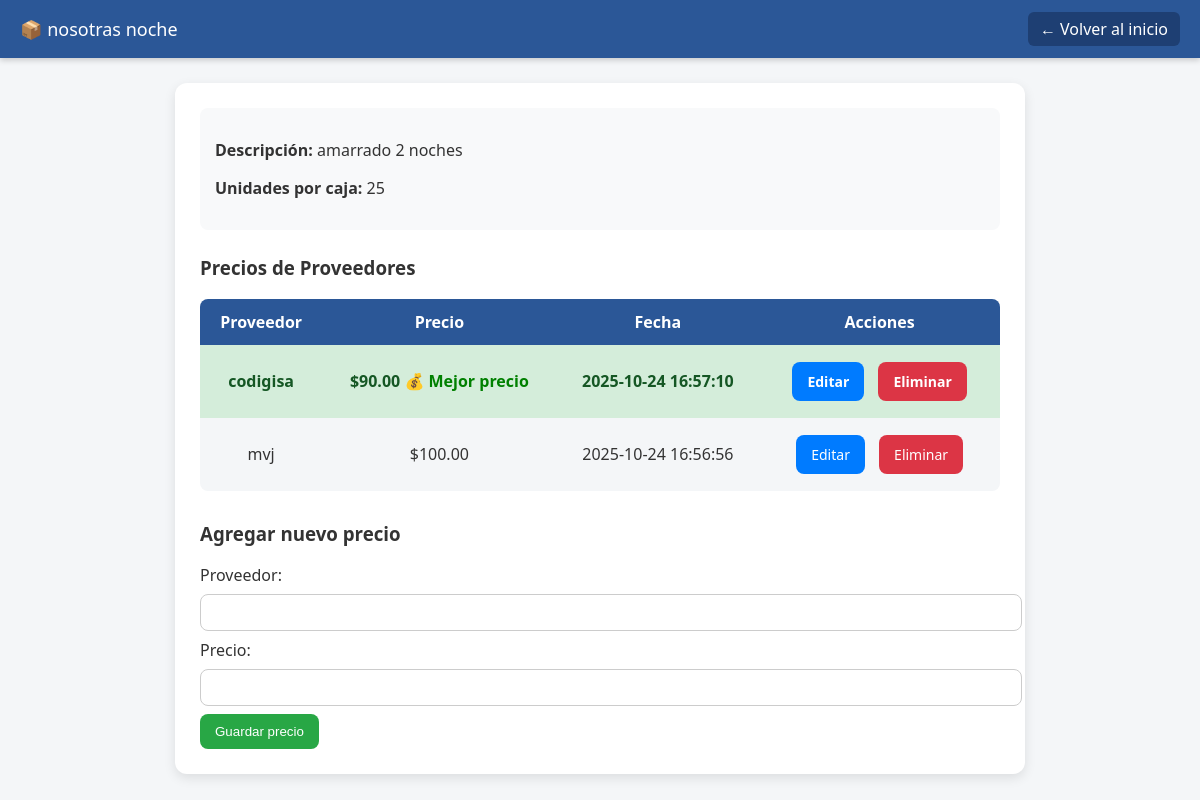
Page /detalle/3 on the earlier database version.
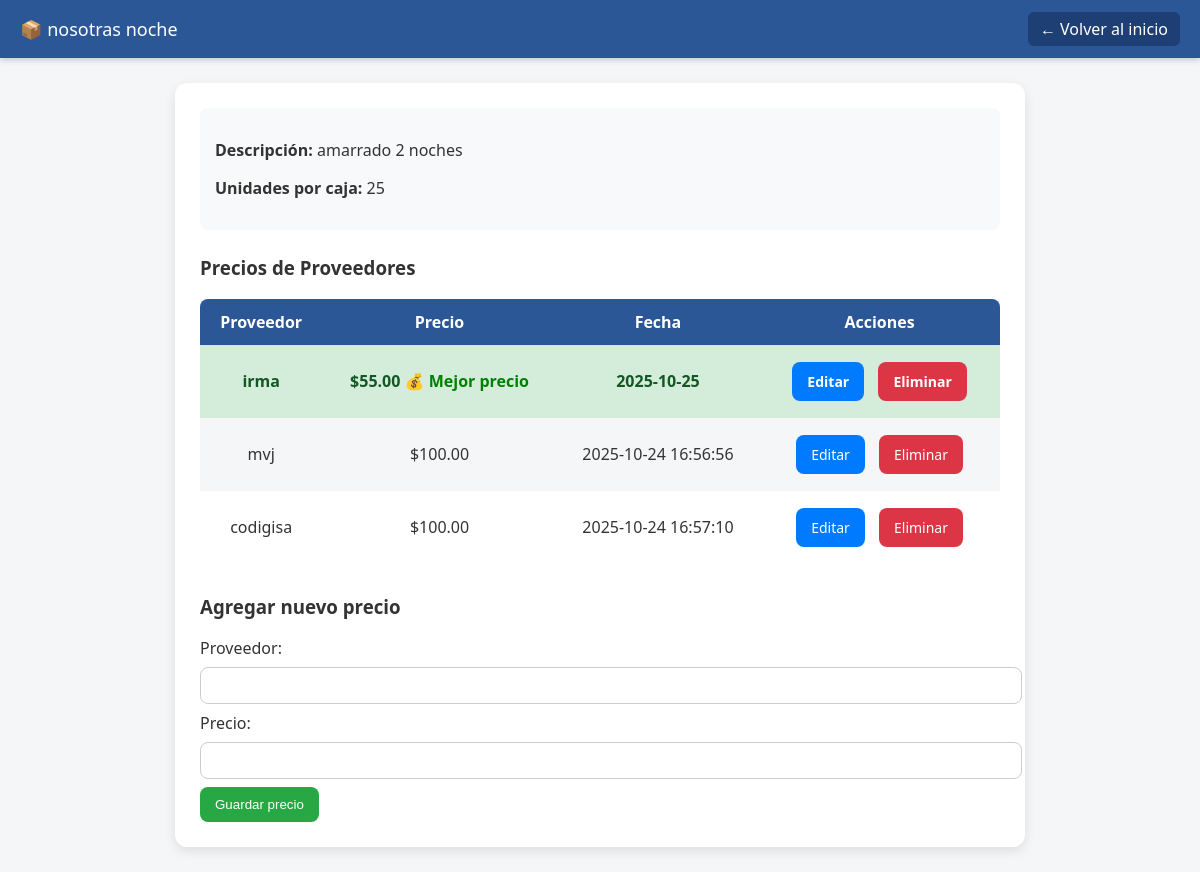
Same page on the later database version.
### tables this page shows
CREATE TABLE "productos" (
    id INTEGER PRIMARY KEY AUTOINCREMENT,
    nombre TEXT UNIQUE,
    descripcion TEXT,
    precio_caja REAL,
    unidades_por_caja INTEGER,
    precio_unitario REAL
);

CREATE TABLE precios (
            id INTEGER PRIMARY KEY AUTOINCREMENT,
            producto_id INTEGER,
            proveedor TEXT,
            precio REAL,
            fecha TEXT,
            FOREIGN KEY (producto_id) REFERENCES productos(id)
        );

### app.py (the view, shortened to what this page needs)
@app.route('/detalle/<int:id>', methods=['GET', 'POST'])
def detalle(id):
    conn = conectar()
    cur = conn.cursor()
    cur.execute("SELECT * FROM productos WHERE id = ?", (id,))
    producto = cur.fetchone()
    cur.execute("SELECT * FROM precios WHERE producto_id = ? ORDER BY precio ASC", (id,))
    precios = cur.fetchall()
    precio_minimo = None
    if precios:
        precio_minimo = min(precios, key=lambda x: x['precio'])
    conn.close()
    return render_template('detalle.html', producto=producto, precios=precios, precio_minimo=precio_minimo)

### app.py (called while the page is built)
def conectar():
    conn = sqlite3.connect("productos.db")
    conn.row_factory = sqlite3.Row
    return conn

### templates/detalle.html (shortened to what this page needs)
<!DOCTYPE html>
<html lang="es">
<head>
</head>
<body>
<header>
    <span>📦 {{ producto['nombre'] }}</span>
    <a href="/">← Volver al inicio</a>
</header>
<div class="container">
    <div class="info">
        <p><strong>Descripción:</strong> {{ producto['descripcion'] or "Sin descripción" }}</p>
        <p><strong>Unidades por caja:</strong> {{ producto['unidades_por_caja'] }}</p>
    </div>
    <h3>Precios de Proveedores</h3>
    {% if precios %}
        {% set min_precio = precios | map(attribute='precio') | map('float') | min %}
        <table>
            <thead>
                <tr>
                    <th>Proveedor</th>
                    <th>Precio</th>
                    <th>Fecha</th>
                    <th>Acciones</th>
                </tr>
            </thead>
            <tbody>
                {% for p in precios %}
                    {% set precio_float = p['precio'] | float %}
                    <tr {% if precio_float == min_precio %} class="lowest" {% endif %}>
                        <td>{{ p['proveedor'] }}</td>
                        <td>
                            ${{ "%.2f"|format(precio_float) }}
                            {% if precio_float == min_precio %}
                                💰 <span style="color: green;">Mejor precio</span>
                            {% endif %}
                        </td>
                        <td>{{ p['fecha'] }}</td>
                        <td>
                            <a href="/editar_precio/{{ p['id'] }}" class="btn btn-edit">Editar</a>
                            <a href="/eliminar_precio/{{ p['id'] }}" class="btn btn-delete">Eliminar</a>
                        </td>
                    </tr>
                {% endfor %}
            </tbody>
        </table>
    {% else %}
        <p>No hay precios registrados para este producto.</p>
    {% endif %}
    <div class="form-section">
        <h3>Agregar nuevo precio</h3>
        <form method="POST">
            <label>Proveedor:</label>
            <input type="text" name="proveedor" required>
            <label>Precio:</label>
            <input type="number" name="precio" step="0.01" required>
            <button type="submit">Guardar precio</button>
        </form>
    </div>
</div>
</body>
</html>

### templates/detalle.html (style rules this page uses)
body { font-family: 'Segoe UI', Arial, sans-serif; margin: 0; padding: 0; background-color: #f4f6f8; color: #333; }
header { position: sticky; top: 0; background-color: #2b5797; color: white; display: flex; justify-content: space-between; align-items: center; padding: 12px 20px; font-size: 18px; box-shadow: 0 2px 6px rgba(0, 0, 0, 0.2); z-index: 100; }
header a { color: white; text-decoration: none; font-size: 16px; background: #1e3f73; padding: 6px 12px; border-radius: 6px; transition: 0.2s; }
.container { max-width: 800px; margin: 25px auto; background: white; border-radius: 12px; padding: 25px; box-shadow: 0 4px 12px rgba(0,0,0,0.1); }
.info { background: #f8f9fa; padding: 15px; border-radius: 8px; margin-bottom: 25px; }
table { width: 100%; border-collapse: collapse; background: #fff; border-radius: 8px; overflow: hidden; }
th, td { padding: 12px; text-align: center; }
th { background-color: #2b5797; color: white; }
tr:nth-child(even) { background-color: #f4f6f8; }
.btn { display: inline-block; padding: 10px 15px; margin: 5px; border: none; border-radius: 8px; text-decoration: none; font-size: 14px; color: white; cursor: pointer; transition: 0.2s; }
.btn-delete { background-color: #dc3545; }
.btn-edit { background-color: #007bff; }
.form-section { margin-top: 30px; }
input[type="text"], input[type="number"] { width: 100%; padding: 10px; margin: 8px 0; border: 1px solid #ccc; border-radius: 8px; }
button[type="submit"] { background-color: #28a745; color: white; border: none; padding: 10px 15px; border-radius: 8px; cursor: pointer; transition: 0.2s; }
.lowest { background-color: #d4edda !important; color: #155724; font-weight: bold; }

Differences in the rows shown:
added precios: proveedor "irma", precio "55.00", shows "Mejor precio", fecha "2025-10-25"
shown differently, row unchanged: precios "mvj": moves up the list
changed precios "codigisa": precio "90.00" → "100.00"; no longer shows "💰 Mejor precio"
